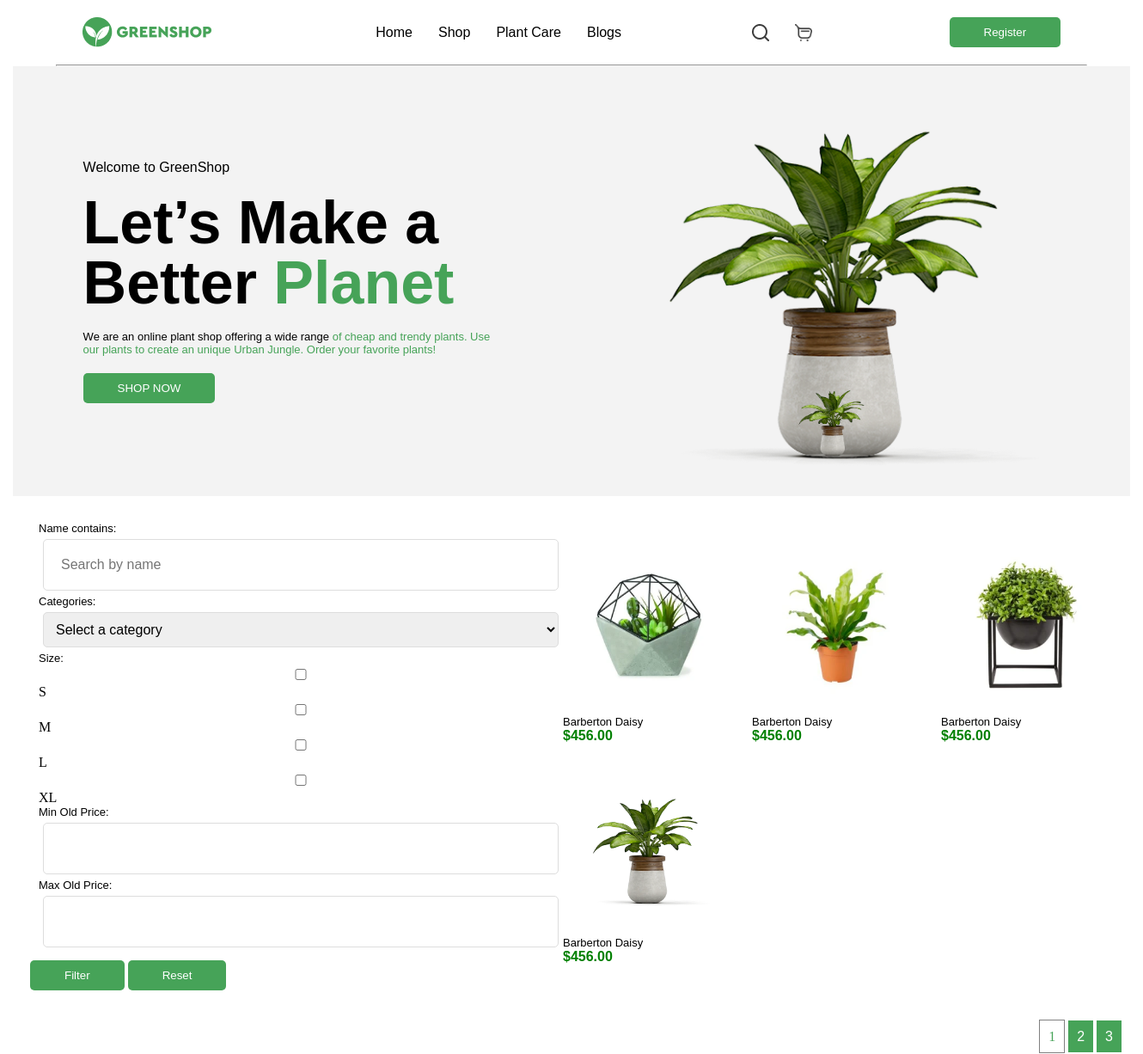
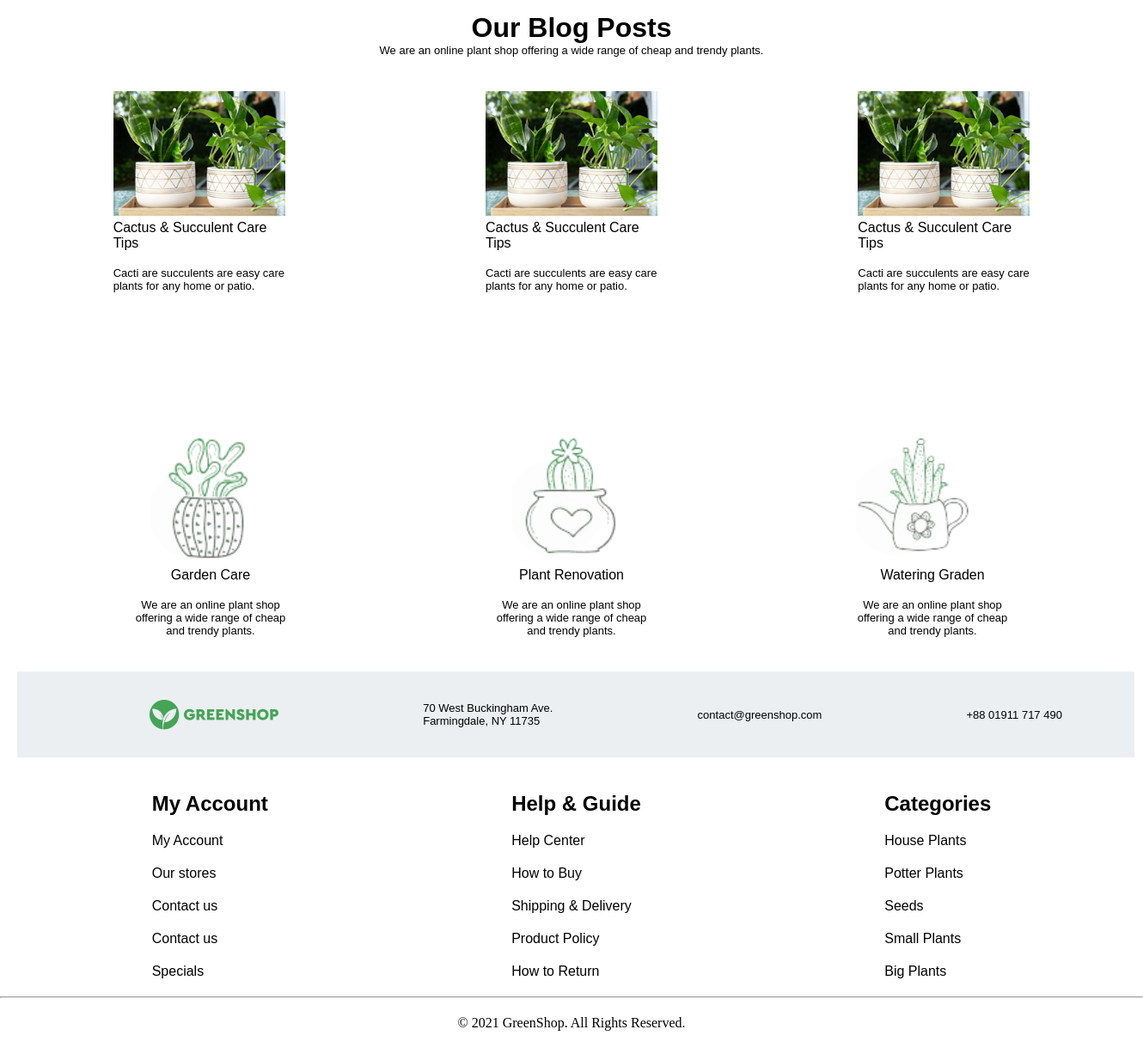
The page / on the database its author committed (2 pictures, top to bottom).
### plant/models.py (models this page shows, shortened)
class TimeAbstract(models.Model):
    created_at = models.DateField('created', auto_now_add=True)
    updated_at = models.DateField('', auto_now=True)
    class Meta:
        abstract = True

class Category(TimeAbstract):
    class Meta:
        verbose_name_plural = 'categories'
        verbose_name = 'category'
    name = models.CharField(max_length=100)
    def __str__(self):
        return self.name

class Size(TimeAbstract):
    SMALL = 'small'
    MEDIUM = 'medium'
    LARGE = 'large'
    TYPES = [
        (SMALL,'small'),
        (MEDIUM, 'medium'),
        (LARGE, 'large')
    ]
    class Meta:
        verbose_name_plural = 'sizes'
        verbose_name = 'size'
    name = models.CharField(max_length=100)
    type = models.CharField(choices=TYPES, default=SMALL, max_length=50)
    def __str__(self):
        return self.name

class Plant(TimeAbstract):
    class Meta:
        verbose_name_plural = 'plants'
        verbose_name = 'plant'
    name = models.CharField(max_length=100)
    price = models.DecimalField(decimal_places=2, max_digits=10)
    short_description = models.TextField()
    sizes = models.ManyToManyField('plant.Size', related_name='plant')
    category = models.ForeignKey('plant.Category', on_delete=models.PROTECT, related_name='plant')
    tags = models.ManyToManyField('plant.Tag', related_name='plant')
    description = models.ForeignKey('plant.Description', on_delete=models.PROTECT)
    user =  models.ForeignKey('auth.User', on_delete=models.PROTECT, related_name='plants')
    @property
    def image(self):
        if self.images.first():
            return self.images.first().image
        return None

class ImagePlant(TimeAbstract):
    class Meta:
        verbose_name_plural = 'images'
        verbose_name = 'image'
    plant = models.ForeignKey('plant.Plant', on_delete=models.PROTECT, related_name='images')
    image = ResizedImageField(upload_to='plant_images/', quality=90, force_format='WEBP')

class Blog(TimeAbstract):
    class Meta:
        verbose_name_plural = 'blogs'
        verbose_name = 'blog'
    name = models.CharField(max_length=100)
    description = models.TextField()
    image = models.ImageField(upload_to='blog_images/')

### plant/views.py (the view)
# urls.py: path('', views.HomePageView.as_view()),
class HomePageView(ListView):
    template_name = 'landing.html'
    context_object_name = 'plants'
    paginate_by = 4
    def get_queryset(self):
        plants = Plant.objects.all()
        self.plantfilter = PlantFilter(self.request.GET, queryset=plants)
        return self.plantfilter.qs
    def get_context_data(self, **kwargs):
        context = super().get_context_data(**kwargs)
        context['blogs'] = Blog.objects.all()
        context['categories'] = Category.objects.all()
        context['form'] = CustomUserCreationForm
        context['filter'] = self.plantfilter
        return context

### templates/landing.html (shortened to what this page needs)
{% extends 'main.html' %}
{% block content %}
  <section class="container">
    <div class="display first-block">
      <div class="col-display">
        <h3>Welcome to GreenShop</h3>
        <h1 class="big-text">
          Let’s Make a
          <br />Better <span>Planet</span>
        </h1>
        <p>
          We are an online plant shop offering a wide range <span>of cheap and trendy plants. Use
          <br />our plants to create an unique Urban Jungle. Order your favorite plants!</span>
        </p>
        <a href=""><button>SHOP NOW</button></a>
      </div>
      <div class="display-gap">
        <div class="min-plant"></div>
        <div class="big-plant"></div>
      </div>
    </div>
  </section>
  <div class="display2 container pad-20">
    {% include 'companents/filter.html' %}
    <div class="card-plant display-plant media-container">
      {% for plant in plants %}
        <a href="{% url 'detail_plant' plant.id %}">
          <div>
            <img class="card" src="{{ plant.image.url }}" alt="" />
            <p>{{ plant.name }}</p>
            <h4 class="green">${{ plant.price }}</h4>
          </div>
        </a>
      {% endfor %}
    </div>
  </div>
  <div class="paginations">
    {% include 'companents/pagination.html' %}
  </div>
  <div class="container">
    <center>
      <h1>Our Blog Posts</h1>
      <p>We are an online plant shop offering a wide range of cheap and trendy plants.</p>
    </center>
    <div class="display3 media-container pad-top-20">
      {% for blog in blogs|slice:':3' %}
        <a href="{% url 'detail_blog' blog.id %}">
          <div class="pad-top-20 blog">
            <img src="{{ blog.image.url }}" alt="" />
            <h3>{{ blog.name }}</h3>
            <br /><p>{{ blog.description }}</p>
          </div>
        </a>
      {% endfor %}
    </div>
  </div>
  <center>
    <section class="pad-20 container hovers">
      <div class="display4 ">
      <div>
        <div class="block-1"></div>
        <h3>Garden Care</h3>
        <br /><p>
          We are an online plant shop
          <br />offering a wide range of cheap
          <br />and trendy plants.
        </p>
      </div>
      <div>
        <div class="block-2"></div>
        <h3>Plant Renovation</h3>
        <br /><p>
          We are an online plant shop
          <br />offering a wide range of cheap
          <br />and trendy plants.
        </p>
      </div>
      <div>
        <div class="block-3"></div>
        <h3>Watering Graden</h3>
        <br /><p>
          <br />offering a wide range of cheap
          <br />and trendy plants.
        </p>
      </div>
    </div>
  </section>
</center>
  {% endblock %}

### templates/companents/filter.html
<div class="col-display container">
    <form method="get">
        <div class="for-id">
            <div class="forms">
                <div class="for-label">
                    {{ filter.form.as_p }}
                </div>
            </div>
        </div>
        <button type="submit" class="btn">Filter</button>
        <button type="reset" class="btn"><a class="white" href="/">Reset</a></button>
    </form>
</div>

### templates/companents/footer.html
{% block content %}
  <div class="pad-20">
    <div class="container footer display5 text-center-m">
      <div class="marg-left-20 text-end logo"></div>
      <div>
        <p>
          70 West Buckingham Ave.
          <br />Farmingdale, NY 11735
        </p>
      </div>
      <div>
        <p>contact@greenshop.com</p>
      </div>
      <div>
        <p>+88 01911 717 490</p>
      </div>
    </div>
  </div>
  <div class="container pad-20 display5 text-center-m">
    <div class="col-display-m">
      <h2>My Account</h2>
      <a href="">My Account</a>
      <a href="">Our stores</a>
      <a href="">Contact us</a>
      <a href="">Contact us</a>
      <a href="">Specials</a>
    </div>
    <div class="col-display-m">
      <h2>Help & Guide</h2>
      <a href="">Help Center</a>
      <a href="">How to Buy</a>
      <a href="">Shipping & Delivery</a>
      <a href="">Product Policy</a>
      <a href="">How to Return</a>
    </div>
    <div class="col-display-m">
      <h2>Categories</h2>
      {% for category in categories|slice:':5' %}
        <a href="">{{ category.name }}</a>
      {% endfor %}
    </div>
  </div>
  <hr class="max-width">
  <div class="pad-20">
    <center>
        © 2021 GreenShop. All Rights Reserved.
    </center>
  </div>
{% endblock %}

### static/static_dirs/css/main.css (style rules this page uses)
* { margin: 0; box-sizing: border-box; }
hr { color: rgb(225, 130, 130, 0.3); width: 1200px; text-align: center; height: 1px; }
.marg-left-20 { margin-left: 70px; }
.container { width: 1300px; margin: 0 auto; }
.pad-20 { padding: 20px; }
.col-display { display: flex; flex-direction: column; gap: 20px; }
.col-display-m { display: flex; flex-direction: column; gap: 20px; }
.logo { background-image: url(../images/logo.png); background-position: center; background-repeat: no-repeat; background-size: cover; width: 150px; height: 35px; }
.display { display: flex; justify-content: space-around; align-items: center; }
.display2 { display: flex; justify-content: space-around; align-items: center; }
.display3 { display: flex; justify-content: space-around; align-items: center; }
.display4 { display: flex; justify-content: space-around; align-items: center; }
.display5 { display: flex; justify-content: space-around; align-items: center; }
.display-plant { display: grid; grid-template-columns: repeat(3, 1fr); gap: 20px; }
.display-gap { display: flex; gap: 30px; align-items: center; }
.card { padding: 20px 20px; background-color: #ffffff; }
img { max-width: 200px; max-height: 200px; }
ul, li, a { text-decoration: none; font-family: Cera Pro, sans-serif; color: black; list-style: none; }
p { font-family: Cera Pro, sans-serif; font-size: 13px; }
h1 { font-family: Cera Pro, sans-serif; }
h4 { font-family: Cera Pro, sans-serif; }
span { color: #46A358; }
h3 { font-family: Cera Pro, sans-serif; font-size: 16px; font-weight: 500; line-height: 18px; }
h2 { font-family: Cera Pro, sans-serif; }
.big-text { font-size: 70px; font-family: Cera Pro, sans-serif; font-weight: 900; size: 70px; line-height: 70px; }
button { background-color: #46A358; padding: 10px 40px; border: none; border-radius: 5px; color: white; }
.big-plant { background-image: url(../images/pl.png); background-position: center; background-repeat: no-repeat; background-size: cover; width: 500px; height: 500px; }
.min-plant { background-image: url(../images/pl.png); background-position: center; background-repeat: no-repeat; background-size: cover; width: 100px; height: 100px; position: absolute; top: 439px; left: 920px; }
.first-block { background-color: rgb(243, 243, 243); }
.forms { padding: 10px; border: solid 0; }
.forms input, select { width: 100%; margin: 5px ; padding: 10px; border: 1px solid #ddd; border-radius: 5px; font-size: 16px; outline: none; transition: border-color 0.3s; }
.green { color: green; }
.paginations { text-align: end; padding: 20px; margin: 5px; }
.white { color: white; }
.blog { max-width: 200px; }
.pad-top-20 { padding-top: 20px; }
.block-1 { background-image: url(../images/s1-removebg-preview.png); background-position: center; background-repeat: no-repeat; background-size: cover; width: 300px; height: 300px; position: relative; top: 150px; left: 80px; }
.block-2 { background-image: url(../images/s2-removebg-preview.png); background-position: center; background-repeat: no-repeat; background-size: cover; width: 300px; height: 300px; position: relative; top: 150px; left: 80px; }
.block-3 { background-image: url(../images/s3-removebg-preview.png); background-position: center; background-repeat: no-repeat; background-size: cover; width: 300px; height: 300px; position: relative; top: 150px; left: 60px; }
.footer { background-color: rgb(235, 239, 241); height: 100px; }
.max-width { width: 100%; }
.forms input { width: 100%; padding: 20px; }

### rows shown on the page
Category: name "House Plants"
Plant: image (picture), name "Barberton Daisy", price "456.00"
Plant: image (picture), name "Barberton Daisy", price "456.00"
Plant: image (picture), name "Barberton Daisy", price "456.00"
Plant: image (picture), name "Barberton Daisy", price "456.00"
Blog: image (picture), name "Cactus & Succulent Care Tips", description "Cacti are succulents are easy care plants for any home or patio."
Blog: image (picture), name "Cactus & Succulent Care Tips", description "Cacti are succulents are easy care plants for any home or patio."
Blog: image (picture), name "Cactus & Succulent Care Tips", description "Cacti are succulents are easy care plants for any home or patio."
Category: name "Potter Plants"
Category: name "Seeds"
Category: name "Small Plants"
Category: name "Big Plants"

### other values the page prints
{{ num }} "1"
{{ num }} "2" "3"
